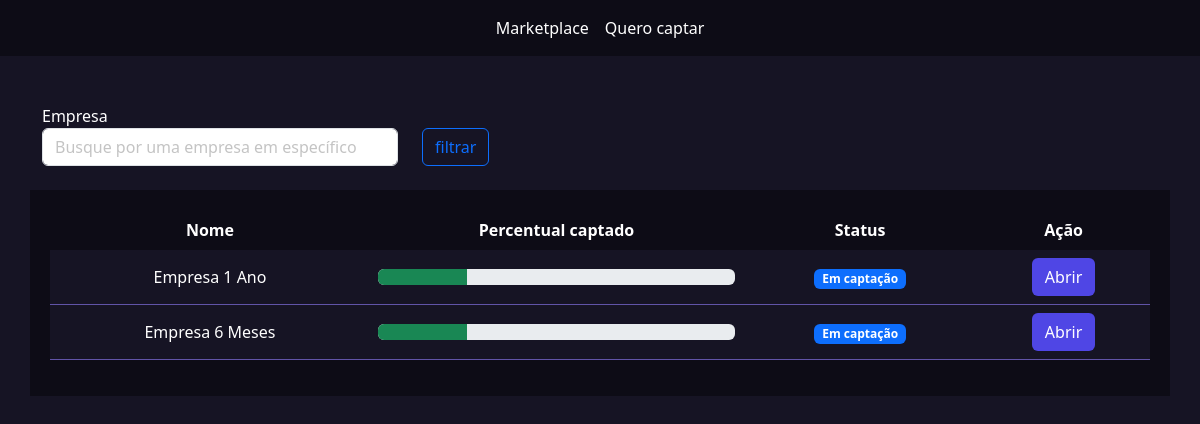
Page /empresarios/listar_empresas/ (signed in) on the committed database.
### empresarios/models.py (models this page shows, shortened)
class Empresas(models.Model):
    tempo_existencia_choices = (
        ('-6', 'Menos de 6 meses'),
        ('+6', 'Mais de 6 meses'),
        ('+1', 'Mais de 1 ano'),
        ('+5', 'Mais de 5 anos')
    )
    estagio_choices = (
        ('I', 'Tenho apenas uma idea'),
        ('MVP', 'Possuo um MVP'),
        ('MVPP', 'Possuo um MVP com clientes pagantes'),
        ('E', 'Empresa pronta para escalar'),
    )
    area_choices = (
        ('ED', 'Ed-tech'),
        ('FT', 'Fintech'),
        ('AT', 'Agrotech'),
    )
    user = models.ForeignKey(User, on_delete=models.DO_NOTHING)
    nome = models.CharField(max_length=50)
    cnpj = models.CharField(max_length=30)
    site = models.URLField()
    tempo_existencia = models.CharField(max_length=2, choices=tempo_existencia_choices, default='-6')
    descricao = models.TextField()
    data_final_captacao = models.DateField()
    percentual_equity = models.IntegerField() # Percentual esperado
    estagio = models.CharField(max_length=4, choices=estagio_choices, default='I')
    area = models.CharField(max_length=3, choices=area_choices)
    publico_alvo = models.CharField(max_length=3)
    valor = models.DecimalField(max_digits=9, decimal_places=2) # Valor total a ser vendido
    pitch = models.FileField(upload_to='pitchs')
    logo = models.FileField(upload_to='logo')
    @property
    def status(self):
        if date.today() > self.data_final_captacao:
            return mark_safe('<span class="badge bg-success">Captação finalizada</span>')
        return mark_safe('<span class="badge bg-primary">Em captação</span>')

### empresarios/views.py (the view)
# urls.py: path('listar_empresas/', views.listar_empresas, name='listar_empresas'),
def listar_empresas(request):
    if not request.user.is_authenticated:
        return redirect(logar)
    if request.method == "GET":
        empresas = Empresas.objects.filter(user=request.user)
        return render(request, 'listar_empresas.html', {'empresas':empresas})

### empresarios/templates/listar_empresas.html (shortened to what this page needs)
{% extends "base.html" %}
{% load static %}
{% block 'head' %}
<link rel="stylesheet" href="{% static 'empresarios/css/listar_empresas.css' %}">
<link rel="stylesheet" href="{% static 'usuarios/css/usuarios.css' %}">
{% endblock 'head' %}
{% block 'body' %}
    {% include "partials/barra_navegacao.html" %}
    <br><br>
    <div class="container">
        <div class="row">
            <div class="col-md-4">
                <form action="{% url 'listar_empresas' %}" method="GET">
                <label>Empresa</label>
                <input type="text" name="empresa" class="form-control" placeholder="Busque por uma empresa em específico">
            </div>
            <div class="col-md">
                <br>
                <input type="submit" value="filtrar" class="btn btn-outline-primary">
            </div>
        </div>
    </div>
    <br>
    <div class="container dark-color container_empresas">
        <table class="table">
            <thead >
              <tr class="cabecalho" style="background-color: transparent !important;">
                <th class="cabecalho" scope="col">Nome</th>
                <th class="cabecalho" scope="col">Percentual captado</th>
                <th class="cabecalho" scope="col">Status</th>
                <th class="cabecalho" scope="col">Ação</th>
              </tr>
            </thead>
            <tbody>
                {% for empresa in empresas %}
                    <tr class="linha">
                        <td class="linha">{{empresa.nome}}</td>
                        <td class="linha">
                            <div class="progress">
                                <div class="progress-bar bg-success" role="progressbar" style="width: 25%" aria-valuenow="25" aria-valuemin="0" aria-valuemax="100"></div>
                            </div>
                        </td>
                        <td class="linha">{{empresa.status}}</td>
                        <td class="linha"><a href="{% url 'empresa' empresa.id %}" class="btn btn-indigo-normal">Abrir</a></td>
                    </tr>
                {% endfor %}
            </tbody>
          </table>
    </div>
{% endblock 'body' %}

### templates/static/geral/css/base.css (style rules this page uses)
:root { --main-color: #161424; --dark-color: #0D0C16; --contrast-color: #4F46E5; }
body { color: white !important; background-color: var(--main-color) !important; }
.dark-color { background-color: var(--dark-color); color: white !important; }

### templates/static/empresarios/css/listar_empresas.css (style rules this page uses)
.container_empresas { padding: 20px; }
.table { border-collapse: collapse !important; width: 100%; }
.cabecalho { background-color: transparent !important; border: none; color: white !important; text-align: center; }
.linha { vertical-align: middle; padding: 24px; text-align: center; background-color: var(--main-color) !important; color: white !important; border-bottom: 1px solid #6154a8; }
th { background-color: var; }

### templates/static/usuarios/css/usuarios.css (style rules this page uses)
.btn-indigo-normal { background-color: var(--contrast-color); color: white; }

### rows in the picture
Empresas: nome "Empresa 1 Ano", status "Em captação"
Empresas: nome "Empresa 6 Meses", status "Em captação"
